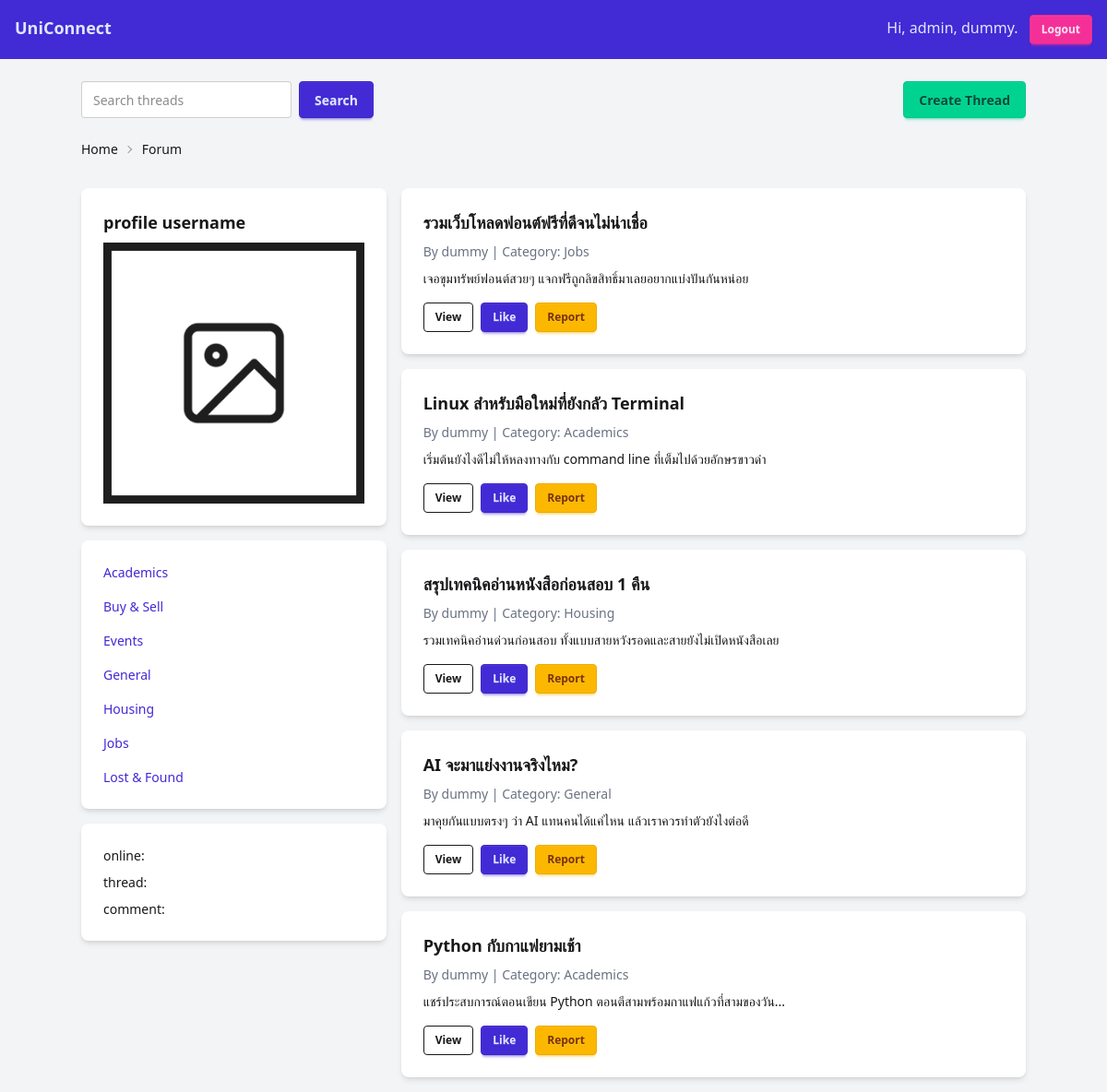
The page / (signed in) on the database its author committed.
### tables this page shows
CREATE TABLE IF NOT EXISTS categories (
    id INT AUTO_INCREMENT PRIMARY KEY,
    name VARCHAR(50) NOT NULL UNIQUE,
    created_at TIMESTAMP DEFAULT CURRENT_TIMESTAMP
);

CREATE TABLE IF NOT EXISTS threads (
    id INT AUTO_INCREMENT PRIMARY KEY,
    title VARCHAR(255) NOT NULL,
    content TEXT NOT NULL,
    category_id INT NOT NULL,
    author_id INT NOT NULL,
    created_at TIMESTAMP DEFAULT CURRENT_TIMESTAMP,
    updated_at TIMESTAMP DEFAULT CURRENT_TIMESTAMP ON UPDATE CURRENT_TIMESTAMP,
    FOREIGN KEY (category_id) REFERENCES categories(id) ON DELETE CASCADE,
    FOREIGN KEY (author_id) REFERENCES users(id) ON DELETE CASCADE
);

CREATE TABLE IF NOT EXISTS users (
    id INT AUTO_INCREMENT PRIMARY KEY,
    username VARCHAR(50) NOT NULL UNIQUE,
    email VARCHAR(100) NOT NULL UNIQUE,
    password VARCHAR(255) NOT NULL,
    bio TEXT,
    role ENUM('user', 'moderator', 'admin') DEFAULT 'user',
    profile_image VARCHAR(255),
    created_at TIMESTAMP DEFAULT CURRENT_TIMESTAMP
);

### index.php (the view, shortened to what this page needs)
<?php
require 'pdo.php';
$stmt = $conn->query("SELECT t.*, c.name AS category_name, u.username FROM threads t
    JOIN categories c ON t.category_id=c.id
    JOIN users u ON t.author_id=u.id
    ORDER BY t.created_at DESC");
$threads = $stmt->fetchAll();
$stmt = $conn->query("SELECT id, name FROM categories ORDER BY name ASC");
$categories = $stmt->fetchAll();
?>
<!DOCTYPE html>
<html lang="en">
<head>
  <link href="https://cdn.jsdelivr.net/npm/daisyui@5" rel="stylesheet" type="text/css" />
  <script src="https://cdn.jsdelivr.net/npm/@tailwindcss/browser@4"></script>
</head>
<body class="bg-gray-100 min-h-screen">
  <nav class="bg-primary text-primary-content p-4 flex justify-between">
    <a href="index.php" class="font-bold text-lg">UniConnect</a>
    <div>
      <?php if (isset($_SESSION['user_id'])): ?>
        <span>Hi, <?= htmlspecialchars($_SESSION['role']) ?>, <?= htmlspecialchars($_SESSION['username']) ?>.</span>
        <a href="logout.php" class="btn btn-sm btn-secondary ml-2">Logout</a>
      <?php else: ?>
        <a href="login.php" class="btn btn-sm btn-secondary">Login</a>
        <a href="register.php" class="btn btn-sm btn-accent ml-2">Register</a>
      <?php endif; ?>
    </div>
  </nav>
  <div class="container mx-auto mt-6">
    <div class="flex justify-between mb-4">
      <form method="get" class="flex">
        <input type="text" name="q" placeholder="Search threads" class="input input-bordered"
          value="<?= htmlspecialchars($_GET['q'] ?? '') ?>">
        <button type="submit" class="btn btn-primary ml-2">Search</button>
      </form>
      <?php if (isset($_SESSION['user_id'])): ?>
        <a href="user/create_thread.php" class="btn btn-success">Create Thread</a>
      <?php endif; ?>
    </div>
    <div class="text-sm breadcrumbs mb-6">
      <ul>
        <li><a href="index.php">Home</a></li>
        <li>Forum</li>
      </ul>
    </div>
    <main class="grid grid-cols-3 gap-4">
      <div class="side-bar col-span-1">
        <div id="profile-section" class="card bg-base-100 shadow-md mb-4">
          <div class="card-body">
            <h2 class="card-title">profile username</h2>
            <img src="/assets/square_holder.png" alt="">
          </div>
        </div>
        <div id="category-section" class="card bg-base-100 shadow-md mb-4">
          <ul class="card-body space-y-2">
            <?php foreach ($categories as $category): ?>
              <li>
                <a href="category.php?id=<?= $category['id']; ?>" class="link link-hover text-primary">
                  <?= htmlspecialchars($category['name']); ?>
                </a>
              </li>
            <?php endforeach; ?>
          </ul>
        </div>
        <div id="static-section" class="card bg-base-100 shadow-md mb-4">
          <ul class="card-body">
            <li>online: </li>
            <li>thread: </li>
            <li>comment: </li>
          </ul>
        </div>
      </div>
      <div id="forum" class="col-span-2">
        <?php foreach ($threads as $t): ?>
          <div class="card bg-base-100 shadow-md mb-4">
            <div class="card-body">
              <h2 class="card-title"><?= htmlspecialchars($t['title']) ?></h2>
              <p class="text-sm text-gray-500">
                By <?= htmlspecialchars($t['username']) ?> | Category: <?= htmlspecialchars($t['category_name']) ?>
              </p>
              <p><?= nl2br(htmlspecialchars($t['content'])) ?></p>
              <div class="mt-2 flex gap-2">
                <a href="thread.php?id=<?= $t['id'] ?>" class="btn btn-sm btn-outline">View</a>
                <?php if (isset($_SESSION['user_id'])): ?>
                  <a href="like_action.php?thread_id=<?= $t['id'] ?>" class="btn btn-sm btn-primary">Like</a>
                  <label for="report-modal-<?= $t['id'] ?>" class="btn btn-sm btn-warning cursor-pointer">Report</label>
                <?php endif; ?>
              </div>
            </div>
          </div>
        <?php endforeach; ?>
      </div>
    </main>
</body>
</html>

### rows shown on the page
categories: name "Academics"
categories: name "Buy & Sell"
categories: name "Events"
categories: name "General"
categories: name "Housing"
categories: name "Jobs"
categories: name "Lost & Found"
threads: title "รวมเว็บโหลดฟอนต์ฟรีที่ดีจนไม่น่าเชื่อ", author.username "dummy", category.name "Jobs", content "เจอขุมทรัพย์ฟอนต์สวยๆ แจกฟรีถูกลิขสิทธิ์มาเลยอยากแบ่งปันกันหน่อย"
threads: title "Linux สำหรับมือใหม่ที่ยังกลัว Terminal", author.username "dummy", category.name "Academics", content "เริ่มต้นยังไงดีไม่ให้หลงทางกับ command line ที่เต็มไปด้วยอักษรขาวดำ"
threads: title "สรุปเทคนิคอ่านหนังสือก่อนสอบ 1 คืน", author.username "dummy", category.name "Housing", content "รวมเทคนิคอ่านด่วนก่อนสอบ ทั้งแบบสายหวังรอดและสายยังไม่เปิดหนังสือเลย"
threads: title "AI จะมาแย่งงานจริงไหม?", author.username "dummy", category.name "General", content "มาคุยกันแบบตรงๆ ว่า AI แทนคนได้แค่ไหน แล้วเราควรทำตัวยังไงต่อดี"
threads: title "Python กับกาแฟยามเช้า", author.username "dummy", category.name "Academics", content "แชร์ประสบการณ์ตอนเขียน Python ตอนตีสามพร้อมกาแฟแก้วที่สามของวัน..."

### other values the page prints
$_SESSION['role'] "admin"
$_SESSION['username'] "dummy"
